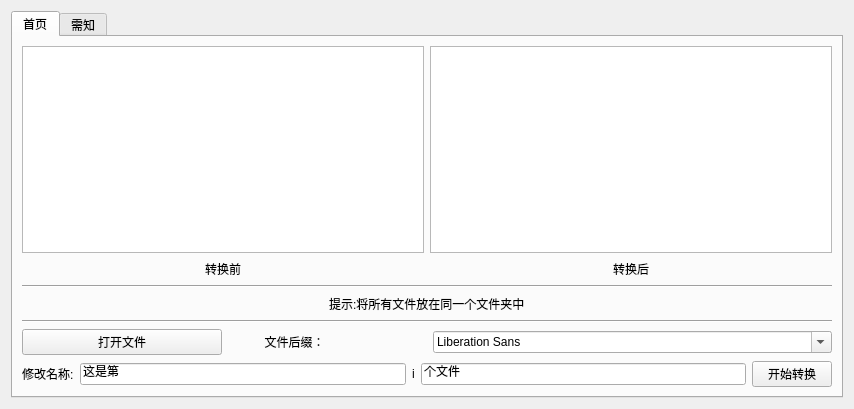
<?xml version="1.0" encoding="UTF-8"?>
<ui version="4.0">
 <class>Form</class>
 <widget class="QWidget" name="Form">
  <property name="geometry">
   <rect>
    <x>0</x>
    <y>0</y>
    <width>854</width>
    <height>409</height>
   </rect>
  </property>
  <property name="windowTitle">
   <string>Form</string>
  </property>
  <layout class="QGridLayout" name="gridLayout_2">
   <item row="0" column="0">
    <widget class="QTabWidget" name="tabWidget">
     <property name="currentIndex">
      <number>0</number>
     </property>
     <widget class="QWidget" name="tab">
      <attribute name="title">
       <string>首页</string>
      </attribute>
      <layout class="QGridLayout" name="gridLayout">
       <item row="2" column="0" colspan="2">
        <widget class="Line" name="line">
         <property name="orientation">
          <enum>Qt::Horizontal</enum>
         </property>
        </widget>
       </item>
       <item row="6" column="0" colspan="2">
        <layout class="QHBoxLayout" name="horizontalLayout_3">
         <item>
          <widget class="QLabel" name="label_3">
           <property name="text">
            <string>修改名称:</string>
           </property>
          </widget>
         </item>
         <item>
          <widget class="QLineEdit" name="lineEdit_first">
           <property name="text">
            <string>这是第</string>
           </property>
          </widget>
         </item>
         <item>
          <widget class="QLabel" name="label_4">
           <property name="text">
            <string>i</string>
           </property>
          </widget>
         </item>
         <item>
          <widget class="QLineEdit" name="lineEdit_second">
           <property name="text">
            <string>个文件</string>
           </property>
          </widget>
         </item>
         <item>
          <widget class="QPushButton" name="btn_transform">
           <property name="text">
            <string>开始转换</string>
           </property>
          </widget>
         </item>
        </layout>
       </item>
       <item row="0" column="0" rowspan="2">
        <layout class="QVBoxLayout" name="verticalLayout">
         <item>
          <widget class="QTextBrowser" name="textBrowser_receive">
           <property name="html">
            <string>&lt;!DOCTYPE HTML PUBLIC &quot;-//W3C//DTD HTML 4.0//EN&quot; &quot;http://www.w3.org/TR/REC-html40/strict.dtd&quot;&gt;
&lt;html&gt;&lt;head&gt;&lt;meta name=&quot;qrichtext&quot; content=&quot;1&quot; /&gt;&lt;style type=&quot;text/css&quot;&gt;
p, li { white-space: pre-wrap; }
&lt;/style&gt;&lt;/head&gt;&lt;body style=&quot; font-family:'SimSun'; font-size:9pt; font-weight:400; font-style:normal;&quot;&gt;
&lt;p style=&quot;-qt-paragraph-type:empty; margin-top:0px; margin-bottom:0px; margin-left:0px; margin-right:0px; -qt-block-indent:0; text-indent:0px;&quot;&gt;&lt;br /&gt;&lt;/p&gt;&lt;/body&gt;&lt;/html&gt;</string>
           </property>
          </widget>
         </item>
         <item>
          <layout class="QHBoxLayout" name="horizontalLayout_8">
           <item>
            <spacer name="horizontalSpacer_3">
             <property name="orientation">
              <enum>Qt::Horizontal</enum>
             </property>
             <property name="sizeHint" stdset="0">
              <size>
               <width>40</width>
               <height>20</height>
              </size>
             </property>
            </spacer>
           </item>
           <item>
            <widget class="QLabel" name="label_9">
             <property name="text">
              <string>转换前</string>
             </property>
            </widget>
           </item>
           <item>
            <spacer name="horizontalSpacer_4">
             <property name="orientation">
              <enum>Qt::Horizontal</enum>
             </property>
             <property name="sizeHint" stdset="0">
              <size>
               <width>40</width>
               <height>20</height>
              </size>
             </property>
            </spacer>
           </item>
          </layout>
         </item>
        </layout>
       </item>
       <item row="5" column="0" colspan="2">
        <layout class="QHBoxLayout" name="horizontalLayout_2">
         <item>
          <widget class="QPushButton" name="btn_openFile">
           <property name="sizePolicy">
            <sizepolicy hsizetype="Expanding" vsizetype="Fixed">
             <horstretch>1</horstretch>
             <verstretch>0</verstretch>
            </sizepolicy>
           </property>
           <property name="text">
            <string>打开文件</string>
           </property>
          </widget>
         </item>
         <item>
          <widget class="QLabel" name="label_2">
           <property name="sizePolicy">
            <sizepolicy hsizetype="Expanding" vsizetype="Fixed">
             <horstretch>1</horstretch>
             <verstretch>0</verstretch>
            </sizepolicy>
           </property>
           <property name="text">
            <string>           文件后缀：</string>
           </property>
          </widget>
         </item>
         <item>
          <widget class="QFontComboBox" name="fontComboBox_selectFormat">
           <property name="sizePolicy">
            <sizepolicy hsizetype="Expanding" vsizetype="Fixed">
             <horstretch>2</horstretch>
             <verstretch>0</verstretch>
            </sizepolicy>
           </property>
          </widget>
         </item>
        </layout>
       </item>
       <item row="1" column="1">
        <layout class="QHBoxLayout" name="horizontalLayout_9">
         <item>
          <spacer name="horizontalSpacer_5">
           <property name="orientation">
            <enum>Qt::Horizontal</enum>
           </property>
           <property name="sizeHint" stdset="0">
            <size>
             <width>40</width>
             <height>20</height>
            </size>
           </property>
          </spacer>
         </item>
         <item>
          <widget class="QLabel" name="label_6">
           <property name="text">
            <string>转换后</string>
           </property>
          </widget>
         </item>
         <item>
          <spacer name="horizontalSpacer_6">
           <property name="orientation">
            <enum>Qt::Horizontal</enum>
           </property>
           <property name="sizeHint" stdset="0">
            <size>
             <width>40</width>
             <height>20</height>
            </size>
           </property>
          </spacer>
         </item>
        </layout>
       </item>
       <item row="0" column="1">
        <widget class="QTextBrowser" name="textBrowser_modify"/>
       </item>
       <item row="3" column="0" colspan="2">
        <layout class="QHBoxLayout" name="horizontalLayout_11">
         <item>
          <spacer name="horizontalSpacer_9">
           <property name="orientation">
            <enum>Qt::Horizontal</enum>
           </property>
           <property name="sizeHint" stdset="0">
            <size>
             <width>40</width>
             <height>20</height>
            </size>
           </property>
          </spacer>
         </item>
         <item>
          <widget class="QLabel" name="label_10">
           <property name="text">
            <string>提示:将所有文件放在同一个文件夹中</string>
           </property>
          </widget>
         </item>
         <item>
          <spacer name="horizontalSpacer_10">
           <property name="orientation">
            <enum>Qt::Horizontal</enum>
           </property>
           <property name="sizeHint" stdset="0">
            <size>
             <width>40</width>
             <height>20</height>
            </size>
           </property>
          </spacer>
         </item>
        </layout>
       </item>
       <item row="4" column="0" colspan="2">
        <widget class="Line" name="line_2">
         <property name="orientation">
          <enum>Qt::Horizontal</enum>
         </property>
        </widget>
       </item>
      </layout>
     </widget>
     <widget class="QWidget" name="tab_2">
      <attribute name="title">
       <string>需知</string>
      </attribute>
      <widget class="QLabel" name="label_7">
       <property name="geometry">
        <rect>
         <x>20</x>
         <y>24</y>
         <width>111</width>
         <height>21</height>
        </rect>
       </property>
       <property name="text">
        <string>使用需知：</string>
       </property>
      </widget>
      <widget class="QLabel" name="label_8">
       <property name="geometry">
        <rect>
         <x>20</x>
         <y>64</y>
         <width>431</width>
         <height>31</height>
        </rect>
       </property>
       <property name="text">
        <string>该版本暂时只支持png/jpg识别，后续将会更新其他功能</string>
       </property>
      </widget>
     </widget>
    </widget>
   </item>
  </layout>
 </widget>
 <resources/>
 <connections/>
</ui>
